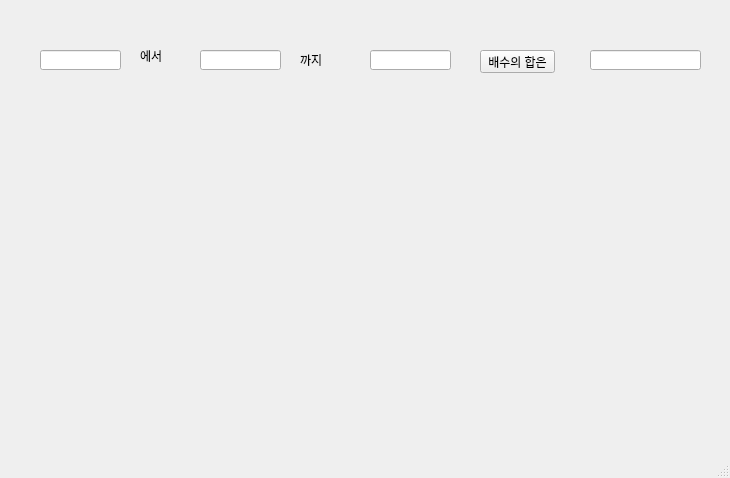
<?xml version="1.0" encoding="UTF-8"?>
<ui version="4.0">
 <class>MainWindow</class>
 <widget class="QMainWindow" name="MainWindow">
  <property name="geometry">
   <rect>
    <x>0</x>
    <y>0</y>
    <width>730</width>
    <height>478</height>
   </rect>
  </property>
  <property name="windowTitle">
   <string>MainWindow</string>
  </property>
  <widget class="QWidget" name="centralwidget">
   <widget class="QLineEdit" name="leA">
    <property name="geometry">
     <rect>
      <x>40</x>
      <y>50</y>
      <width>81</width>
      <height>20</height>
     </rect>
    </property>
   </widget>
   <widget class="QLineEdit" name="leB">
    <property name="geometry">
     <rect>
      <x>200</x>
      <y>50</y>
      <width>81</width>
      <height>20</height>
     </rect>
    </property>
   </widget>
   <widget class="QLineEdit" name="leC">
    <property name="geometry">
     <rect>
      <x>370</x>
      <y>50</y>
      <width>81</width>
      <height>20</height>
     </rect>
    </property>
   </widget>
   <widget class="QLineEdit" name="leD">
    <property name="geometry">
     <rect>
      <x>590</x>
      <y>50</y>
      <width>111</width>
      <height>20</height>
     </rect>
    </property>
   </widget>
   <widget class="QLabel" name="lbl1">
    <property name="geometry">
     <rect>
      <x>140</x>
      <y>50</y>
      <width>56</width>
      <height>12</height>
     </rect>
    </property>
    <property name="text">
     <string>에서</string>
    </property>
   </widget>
   <widget class="QLabel" name="lbl2">
    <property name="geometry">
     <rect>
      <x>300</x>
      <y>50</y>
      <width>56</width>
      <height>20</height>
     </rect>
    </property>
    <property name="text">
     <string>까지</string>
    </property>
   </widget>
   <widget class="QPushButton" name="pb">
    <property name="geometry">
     <rect>
      <x>480</x>
      <y>50</y>
      <width>75</width>
      <height>23</height>
     </rect>
    </property>
    <property name="text">
     <string>배수의 합은</string>
    </property>
   </widget>
  </widget>
  <widget class="QMenuBar" name="menubar">
   <property name="geometry">
    <rect>
     <x>0</x>
     <y>0</y>
     <width>730</width>
     <height>21</height>
    </rect>
   </property>
  </widget>
  <widget class="QStatusBar" name="statusbar"/>
 </widget>
 <resources/>
 <connections/>
</ui>
